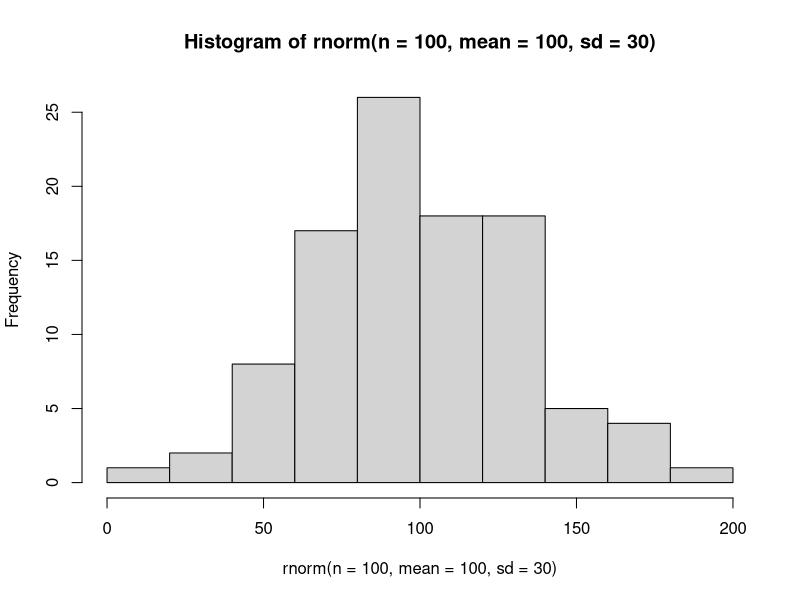
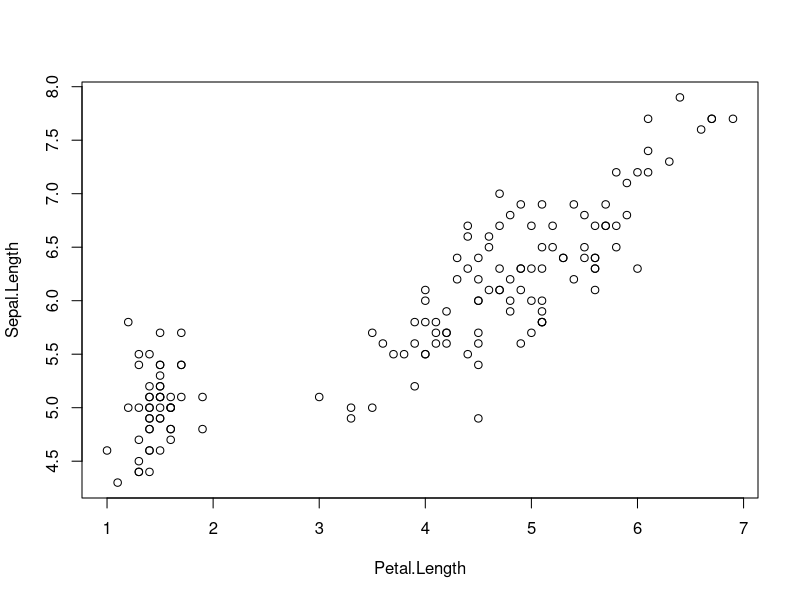

The R script that drew these images, in order:
### Vectors, Matrices, Data Frames, and Lists
# 17 January 2023

# MORE ON VECTORS
'
## Coercion
# all atomic vecotrs are of the SAME data type
# using c() to assemble different types, R *coerces* them
    ## meaning logical -> integer -> double -> character
    ## will covert everything to the lowest of the existing data types
'
a <- c(2, 2.2) # makes the 2 -> 2.0 so that everything is double

b <- c("purple", "green") # both stay character

d <- c(a,b) # merging doubles and characters -- everthing turns to characters

# comparison operators yeild a logical result

e <- runif(10)
print(e)
## 

e > 0.5 # conditional statement yields a logicl result
## [1] FALSE FALSE FALSE FALSE  TRUE  TRUE FALSE  TRUE FALSE  TRUE

sum(a > 0.5) # how many elements in vector are > 0.5
mean(a > 0.5) # what proportion of vector are > 0.5

"
Vectorization
- add a constant to a vector
"
z <- c(10, 20, 30)
z + 1 # adds 1 to each element in vector

# vectors added together?
y <- c(1, 2, 3)
z + y # matches each element --> 10 + 1, 20 + 2, etc based on indices

# Recycling -- if vector lengths are not equal?
x <- c(1, 2)
z + x # shorter vector recycled until calc applied to all items in longer vector

"
Simulating data : runif and rnorm()
"
set.seed(123) # if set seed before each time, does same random numbers, can be any number
runif(n=100, min=5, max=10) # set sample size and min and max

r <- runif(n=3) # variable contains diff sets of numbers each time

# rnrom: random normal values with mean around 0 and stdev 1
randomNormalNumbers <- rnorm(100)
mean(randomNormalNumbers)

# hist() creates histogram of set of numbers, distribution
hist(rnorm(n=100, mean=100, sd=30))


## MATRICES
'
- 2 dimentional, rows and columnns
- homogeneous data type
- an atomic vector organized into rows and columns
'
my_vec <- 1:12

m <- matrix(data = my_vec, nrow = 4) # set number of rows
#           [,1] [,2] [,3]
#      [1,]    1    5    9
#      [2,]    2    6   10
#      [3,]    3    7   11
#      [4,]    4    8   12

m <- matrix(data = my_vec, ncol = 3) # set number of columns

m <- matrix(data = my_vec, ncol=3, byrow=TRUE) # default is filling down columns so this fills by row


## LISTS
'like atomic vectors, but each element can hold different data types (and diff sizes)'

my_list <- list(1:10, matrix(1:8, nrow = 4, byrow = TRUE), letters[1:3], pi)
str(my_list) # gives info abt list NOT STRING
# elements retain their data type

"SUBSETTING lists
- using [] gives you a single item but not the elements
"
my_list[4] # gives you the item, but can't work with it

# to grab oject itself, use [[]]
my_list[[4]] - 3 # able to be manipulated

# takes it out of it's compartment -- can't work with a list, only with the elements inside
my_list[[2]][4,1] # taking out matrix [matrix index], then taking out specific item in matrix [row,column]

my_list[c(1,2)] # to obtain multiple compartments of list

c(my_list[[1]], my_list[[2]]) # to obtain multiple elements within list

'NAME list items when they are created'
my_list2 <- list(Tester = FALSE, littleM = matrix(1:9, nrow=3))

my_list2$Tester # returns element in box, not compartment

# $ accesses named elements

my_list2$littleM[2,3] # returns single item from matrix (second row, third column)
my_list2$littleM[2,] # leave blank to get all items in column (can also do for whole row (,2))
my_list2$littleM[2] # just gives that number from matrix

'UNLIST to string everything back to vector'
unRolled <- unlist(my_list2)
# names each item, everything coerced to same data type, one dimensional


data(iris)
head(iris) # see first six rows
plot(Sepal.Length ~ Petal.Length, data = iris) # gives basic plot of the two variables' relationship
  # first item goes on y, second on x
model <-  lm(Sepal.Length ~ Petal.Length, data = iris)
results <- summary(model) # gives stats -- P value is PR, estimate is predicted slope, don't care about intercept row

str(results)
results$coefficients

results$coefficients[2, 4] # extract petal.length p value
results$coefficients["Petal.Length", "Pr(>|t|)"] # alternate way

unlist(results)$coefficients8 # p value will always be coeff 8 in every linear regression


## DATA FRAMES
'(list of) equal length vectors, each of which is a column

HAVE TO BE EQUAL LENGTHS'

varA <- 1:12
varB <- rep(c("Con", "LowN", "HighN"), each = 4)
varC <- runif(12)

dFrame <- data.frame(varA, varB, varC, stringsAsFactors = FALSE)
# makes into table of three columns with titles of the variables, 12 rows

# add another row
newData <- list(varA = 13, varB = "HighN", varC = 0.668)
# use rbind() 
dFrame <- rbind(dFrame, newData) # adds newData to end, each item in appropriate column

# no c?
newData2 <- c(14, "HighN", 0.668) # everything gets coerced to characters bc it's a vector
# dFrame <- rbind(dFrame, newData2) # makes this get coerced to characters, turned into matrix
# test that by looking at str()

# adding a column
newVar <- runif(13)
# use dim() to check how many rows and columns you already have
# use cbind() to add column
dFrame <- cbind(dFrame, newVar)
head(dFrame)



## DATA FRAMES VS MATRICES

zMat <- matrix(data = 1:30, ncol = 3, byrow = TRUE) 
zDFrame <- as.data.frame(zMat) # as. converts into other data structure

# matrix with brackets around column and row labels, frame without

zMat[3,3] # gives element from 3rd row and 3rd column
zDFrame[3,3] # same
zDFrame[3, "V3"] # same

zMat[,3] # gives whole column
zDFrame[,3] # same
zDFrame$V3 # same

zMat[3] # gives third item down
zDFrame[3] # gives whole third column

# Eliminating NAs
### complete.cases() function
zD <- c(NA, rnorm(10), NA, rnorm(3))

complete.cases(zD) # returns logical vector, FALSE for any NAs

# clean out NAs automatically
zD[complete.cases(zD)]

which(!complete.cases(zD)) # which items are NAs, gives indices in vector
which(is.na(zD)) # same thing

# use with matrix
m <- matrix(1:20, nrow = 5)
m[1,1] <- NA
m[5,4] <- NA

# complete.cases gives if each ROW contains NA (FALSE if NA is present in row)
m[complete.cases(m), ] # gives rows without any NAs

# get complete cases for only certain rows
m[complete.cases(m[,c(1:2)]),]


